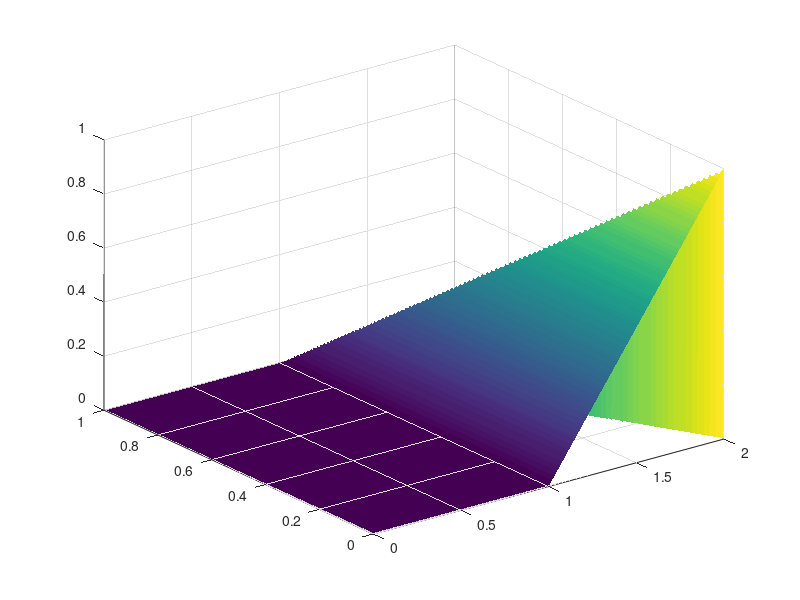
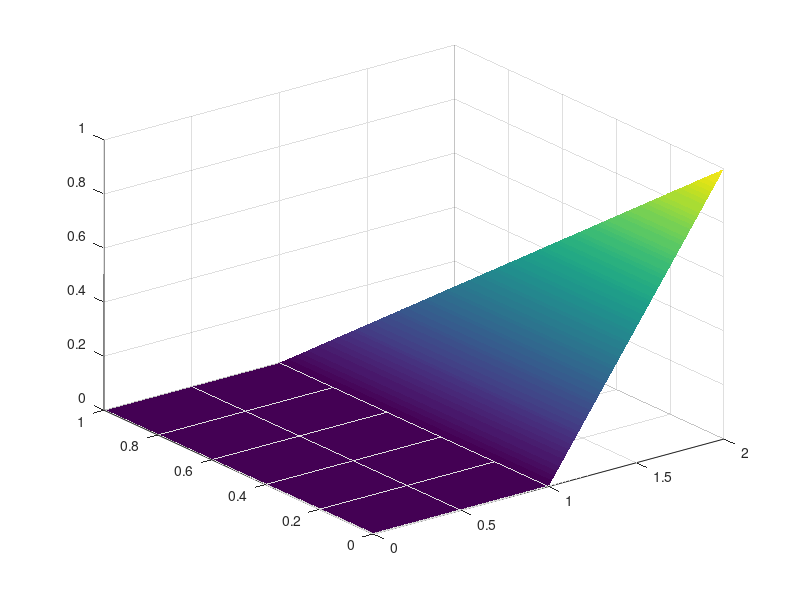
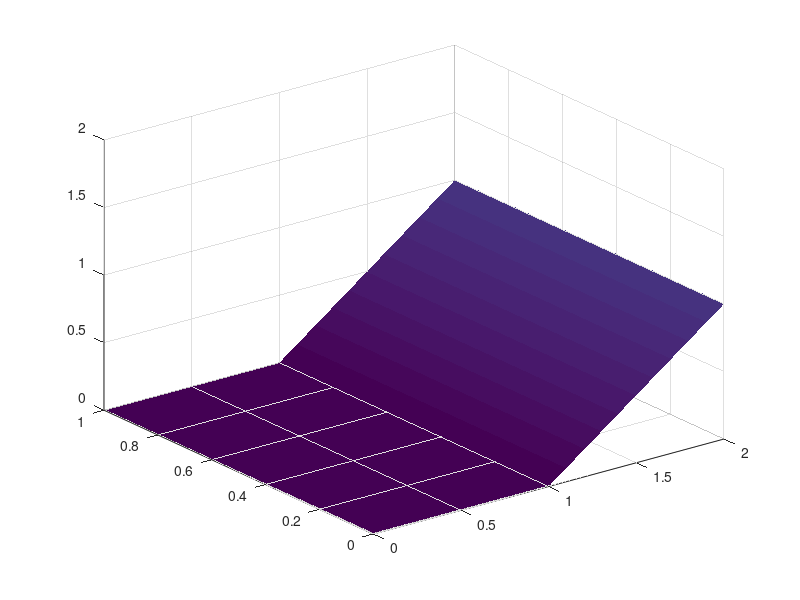

Reproduce these figures in MATLAB, in order.
clear

S0 = 1;
K = 1;
Targ = 1;
Na = 1000;
Nx = 1000;
A = linspace(0,1,Na);
Xmin = -5;
Xmax = 2;
dx = (Xmax-Xmin)/Nx;
x = Xmin + (0:Nx-1)*dx;
S = S0*exp(x);

NoGain = zeros(Na,Nx);
PartGain = zeros(Na,Nx);
FullGain = zeros(Na,Nx);
for j = 1:Nx
    NoGain(:,j) = max(S(j)-K,0).*((S(j)-K) < 1-A);
    PartGain(:,j) = max(S(j)-K,0).*((S(j)-K) < 1-A)+(Targ-A).*((S(j)-K) > 1-A);
    FullGain(:,j) = max(S(j)-K,0);
end
figure(1)
surf(S,A,NoGain,'EdgeColor','none','LineStyle','none');
xlim([0,2])
figure(2)
surf(S,A,PartGain,'EdgeColor','none','LineStyle','none');
xlim([0,2])
figure(3)
surf(S,A,FullGain,'EdgeColor','none','LineStyle','none');
xlim([0,2])
zlim([0 2])